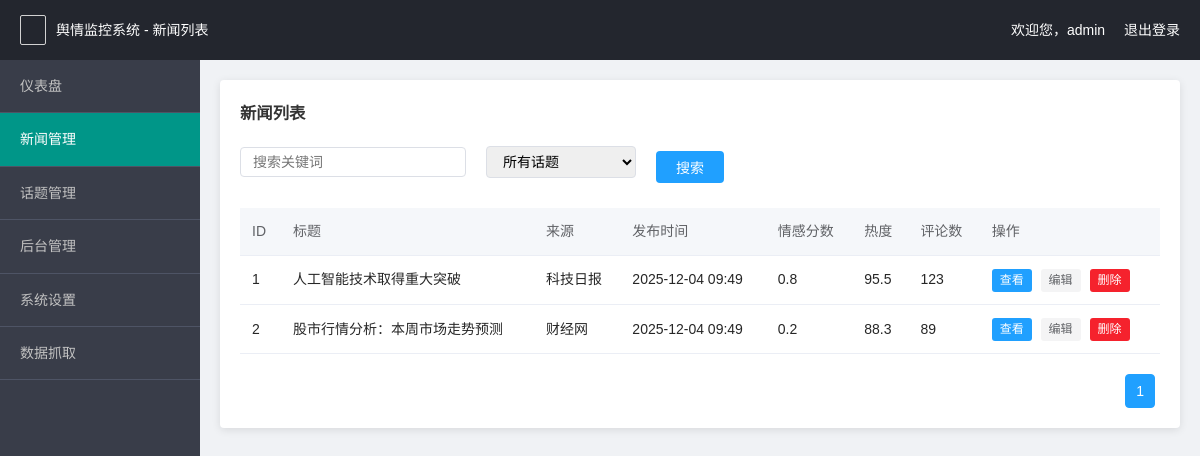
/news (signed in), run on an earlier commit of the app's database.
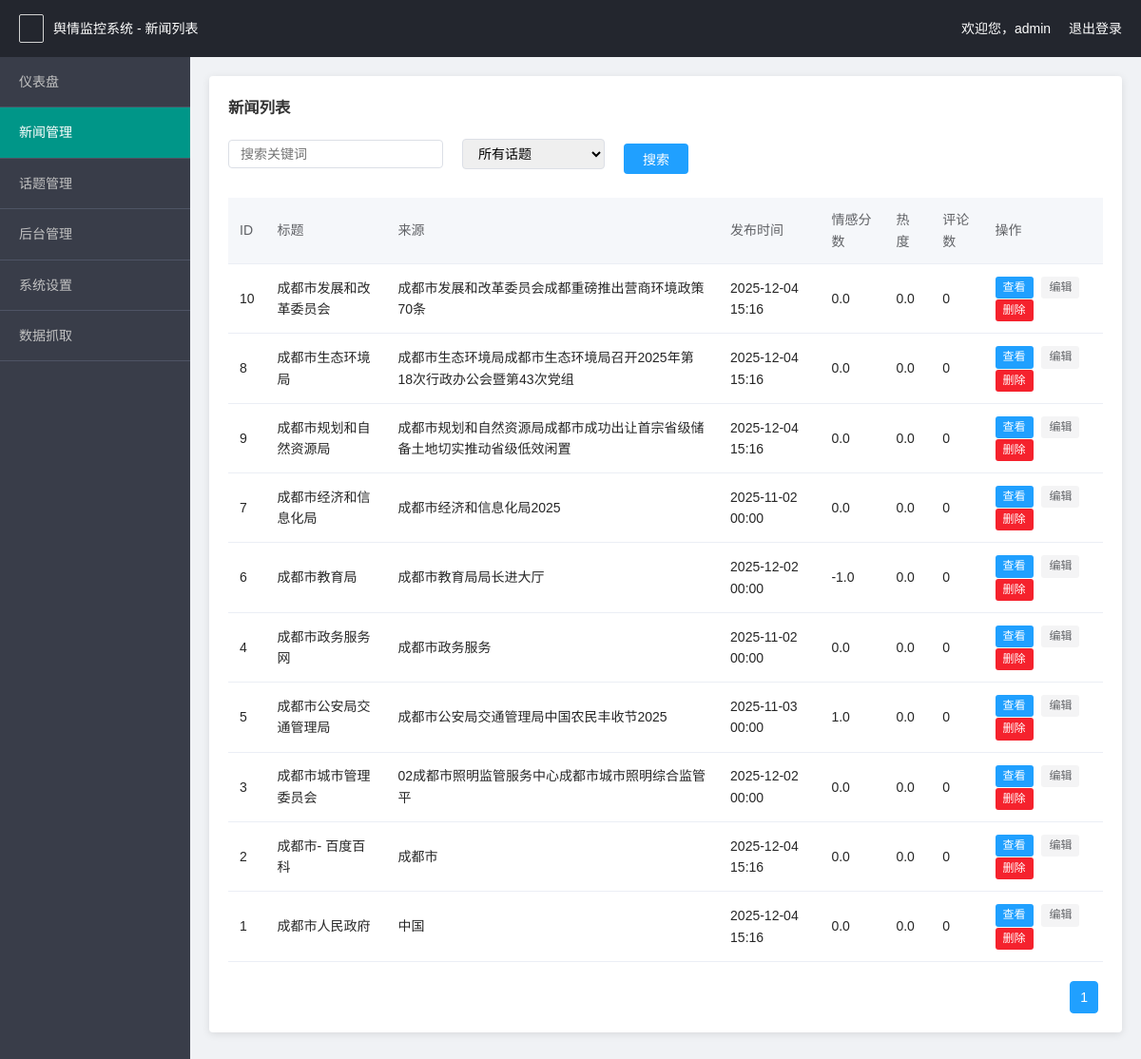
And on a later commit of the database.
### app/models.py (models this page shows, shortened)
class News(db.Model):
    id = db.Column(db.Integer, primary_key=True)
    title = db.Column(db.String(256), nullable=False)
    content = db.Column(db.Text)
    source = db.Column(db.String(128))
    url = db.Column(db.String(512))
    cover = db.Column(db.String(512))  # 封面图片URL
    publish_time = db.Column(db.DateTime)
    crawl_time = db.Column(db.DateTime, default=datetime.utcnow)
    sentiment_score = db.Column(db.Float, default=0.0)
    heat_score = db.Column(db.Float, default=0.0)
    comments_count = db.Column(db.Integer, default=0)
    views_count = db.Column(db.Integer, default=0)
    is_processed = db.Column(db.Boolean, default=False)
    topics = db.relationship('Topic', secondary=news_topics, lazy='dynamic',
                           backref=db.backref('news_list', lazy='dynamic'))
    comments = db.relationship('Comment', backref='news', lazy='dynamic')

### app/main/routes.py (the view)
@bp.route('/news')
@login_required
def news_list():
    page = request.args.get('page', 1, type=int)
    per_page = 10
    pagination = News.query.order_by(News.crawl_time.desc()).paginate(
        page=page, per_page=per_page, error_out=False)
    news_items = pagination.items
    return render_template('news_list.html',
                         pagination=pagination,
                         news_items=news_items)

### app/__init__.py (called while the page is built)
def create_app(config_name=None):
    app = Flask(__name__, instance_relative_config=True)
    app.config['SECRET_KEY'] = os.getenv('SECRET_KEY', 'dev_key_change_in_production')
    app.config['SQLALCHEMY_DATABASE_URI'] = os.getenv('DATABASE_URL', 'sqlite:///app.db')
    app.config['SQLALCHEMY_TRACK_MODIFICATIONS'] = False
    app.config['APP_NAME'] = os.getenv('APP_NAME', '舆情系统')
    app.config['APP_VERSION'] = os.getenv('APP_VERSION', '1.0.0')
    db.init_app(app)
    migrate.init_app(app, db)
    login_manager.init_app(app)
    from app.main import bp as main_bp
    app.register_blueprint(main_bp)
    from app.models import User, Role, News, Topic, Comment, SystemSetting, Monitor
    @login_manager.user_loader
    def load_user(user_id):
        return User.query.get(int(user_id))
    return app

### app/models.py (called while the page is built)
    def has_role(self, role_name):
        if self.role:
            return self.role.name == role_name
        return False

### templates/news_list.html (shortened to what the changed rows need)
<!DOCTYPE html>
<html lang="zh-CN">
<head>
    <link rel="stylesheet" href="{{ url_for('static', filename='layui/css/layui.css') }}">
</head>
<body>
    <div class="container">
        <div class="content">
        <div class="panel">
            <div class="table-container">
                <table>
                    <thead>
                        <tr>
                            <th>ID</th>
                            <th>标题</th>
                            <th>来源</th>
                            <th>发布时间</th>
                            <th>情感分数</th>
                            <th>热度</th>
                            <th>评论数</th>
                            <th>操作</th>
                        </tr>
                    </thead>
                    <tbody>
                        {% for news in news_items %}
                        <tr>
                            <td>{{ news.id }}</td>
                            <td>{{ news.title }}</td>
                            <td>{{ news.source }}</td>
                            <td>{{ news.publish_time.strftime('%Y-%m-%d %H:%M') if news.publish_time else '未知' }}</td>
                            <td>{{ news.sentiment_score }}</td>
                            <td>{{ news.heat_score }}</td>
                            <td>{{ news.comments_count }}</td>
                            <td class="action-buttons">
                                <a href="#" class="action-view" onclick="viewNews({{ news.id }})">查看</a>
                                <a href="#" class="action-edit" onclick="editNews({{ news.id }})">编辑</a>
                                <a href="#" class="action-delete" onclick="deleteNews({{ news.id }})">删除</a>
                            </td>
                        </tr>
                        {% else %}
                        <tr>
                            <td colspan="8" style="text-align: center; padding: 20px;">暂无数据</td>
                        </tr>
                        {% endfor %}
                    </tbody>
                </table>
            </div>
            <div class="pagination">
                {% for page_num in pagination.iter_pages(left_edge=1, right_edge=1, left_current=2, right_current=2) %}
                    {% if page_num %}
                        {% if page_num == pagination.page %}
                        <a href="{{ url_for('main.news_list', page=page_num) }}" class="active">{{ page_num }}</a>
                        {% else %}
                        <a href="{{ url_for('main.news_list', page=page_num) }}">{{ page_num }}</a>
                        {% endif %}
                    {% else %}
                    <span>...</span>
                    {% endif %}
                {% endfor %}
            </div>
        </div>
        </div>
    </div>
</body>
</html>

What changed in the data, as far as the page shows it:
added News: id "10", title "成都市发展和改革委员会", source "成都市发展和改革委员会成都重磅推出营商环境政策70条", publish_time "2025-12-04 15:16", sentiment_score "0.0", heat_score "0.0", comments_count "0"
added News: id "8", title "成都市生态环境局", source "成都市生态环境局成都市生态环境局召开2025年第18次行政办公会暨第43次党组", publish_time "2025-12-04 15:16", sentiment_score "0.0", heat_score "0.0", comments_count "0"
added News: id "9", title "成都市规划和自然资源局", source "成都市规划和自然资源局成都市成功出让首宗省级储备土地切实推动省级低效闲置", publish_time "2025-12-04 15:16", sentiment_score "0.0", heat_score "0.0", comments_count "0"
added News: id "7", title "成都市经济和信息化局", source "成都市经济和信息化局2025", publish_time "2025-11-02 00:00", sentiment_score "0.0", heat_score "0.0", comments_count "0"
added News: id "6", title "成都市教育局", source "成都市教育局局长进大厅", publish_time "2025-12-02 00:00", sentiment_score "-1.0", heat_score "0.0", comments_count "0"
added News: id "4", title "成都市政务服务网", source "成都市政务服务", publish_time "2025-11-02 00:00", sentiment_score "0.0", heat_score "0.0", comments_count "0"
added News: id "5", title "成都市公安局交通管理局", source "成都市公安局交通管理局中国农民丰收节2025", publish_time "2025-11-03 00:00", sentiment_score "1.0", heat_score "0.0", comments_count "0"
added News: id "3", title "成都市城市管理委员会", source "02成都市照明监管服务中心成都市城市照明综合监管平", publish_time "2025-12-02 00:00", sentiment_score "0.0", heat_score "0.0", comments_count "0"
changed News id 2: title "股市行情分析：本周市场走势预测" → "成都市- 百度百科"; source "财经网" → "成都市"; publish_time "2025-12-04 09:49" → "2025-12-04 15:16"; sentiment_score "0.2" → "0.0"; heat_score "88.3" → "0.0"; comments_count "89" → "0"; moves up the list
changed News id 1: title "人工智能技术取得重大突破" → "成都市人民政府"; source "科技日报" → "中国"; publish_time "2025-12-04 09:49" → "2025-12-04 15:16"; sentiment_score "0.8" → "0.0"; heat_score "95.5" → "0.0"; comments_count "123" → "0"
